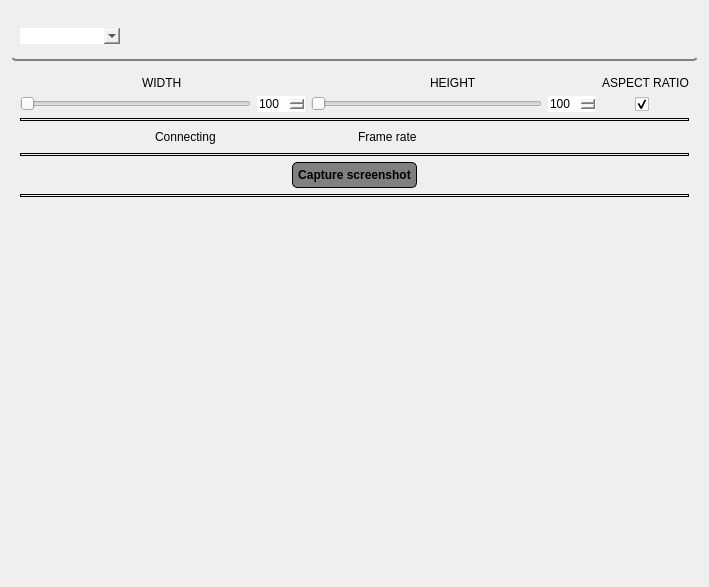
<?xml version="1.0" encoding="UTF-8"?>
<ui version="4.0">
 <class>Form</class>
 <widget class="QWidget" name="Form">
  <property name="geometry">
   <rect>
    <x>0</x>
    <y>0</y>
    <width>709</width>
    <height>587</height>
   </rect>
  </property>
  <property name="maximumSize">
   <size>
    <width>16777215</width>
    <height>16777215</height>
   </size>
  </property>
  <property name="windowTitle">
   <string>Form</string>
  </property>
  <property name="styleSheet">
   <string notr="true">border:none</string>
  </property>
  <layout class="QVBoxLayout" name="verticalLayout">
   <item alignment="Qt::AlignTop">
    <widget class="QGroupBox" name="groupBox">
     <property name="minimumSize">
      <size>
       <width>0</width>
       <height>50</height>
      </size>
     </property>
     <property name="maximumSize">
      <size>
       <width>16777215</width>
       <height>50</height>
      </size>
     </property>
     <property name="styleSheet">
      <string notr="true"> QGroupBox {
 background-color: qlineargradient(x1: 0, y1: 0, x2: 0, y2: 1,
                                   stop: 0 #edb514, stop: 1 #ea4000);
 border-bottom: 2px solid gray;
 border-radius: 5px;
 margin-top: 0; /* leave space at the top for the title */
}</string>
     </property>
     <property name="title">
      <string/>
     </property>
     <layout class="QHBoxLayout" name="horizontalLayout">
      <item>
       <widget class="QComboBox" name="comboBox">
        <property name="minimumSize">
         <size>
          <width>100</width>
          <height>0</height>
         </size>
        </property>
        <property name="maximumSize">
         <size>
          <width>300</width>
          <height>16777215</height>
         </size>
        </property>
       </widget>
      </item>
      <item>
       <spacer name="horizontalSpacer">
        <property name="orientation">
         <enum>Qt::Horizontal</enum>
        </property>
        <property name="sizeHint" stdset="0">
         <size>
          <width>40</width>
          <height>20</height>
         </size>
        </property>
       </spacer>
      </item>
      <item>
       <widget class="QPushButton" name="settingsButtonUI">
        <property name="minimumSize">
         <size>
          <width>15</width>
          <height>15</height>
         </size>
        </property>
        <property name="maximumSize">
         <size>
          <width>40</width>
          <height>40</height>
         </size>
        </property>
        <property name="cursor">
         <cursorShape>PointingHandCursor</cursorShape>
        </property>
        <property name="autoFillBackground">
         <bool>false</bool>
        </property>
        <property name="styleSheet">
         <string notr="true">border: none;
background-color:none;</string>
        </property>
        <property name="text">
         <string/>
        </property>
        <property name="icon">
         <iconset>
          <normaloff>imgs/settings1.png</normaloff>imgs/settings1.png</iconset>
        </property>
       </widget>
      </item>
     </layout>
    </widget>
   </item>
   <item>
    <widget class="QScrollArea" name="scrollArea">
     <property name="widgetResizable">
      <bool>true</bool>
     </property>
     <widget class="QWidget" name="scrollAreaWidgetContents_2">
      <property name="geometry">
       <rect>
        <x>0</x>
        <y>0</y>
        <width>691</width>
        <height>513</height>
       </rect>
      </property>
      <layout class="QVBoxLayout" name="verticalLayout_2">
       <item>
        <layout class="QHBoxLayout" name="horizontalLayout_3">
         <item>
          <layout class="QVBoxLayout" name="verticalLayout_7">
           <item alignment="Qt::AlignHCenter">
            <widget class="QLabel" name="label_2">
             <property name="maximumSize">
              <size>
               <width>16777215</width>
               <height>20</height>
              </size>
             </property>
             <property name="text">
              <string>WIDTH</string>
             </property>
            </widget>
           </item>
           <item>
            <layout class="QHBoxLayout" name="horizontalLayout_6">
             <item>
              <widget class="QSlider" name="imageWidthSliderUI">
               <property name="minimum">
                <number>100</number>
               </property>
               <property name="maximum">
                <number>3280</number>
               </property>
               <property name="orientation">
                <enum>Qt::Horizontal</enum>
               </property>
              </widget>
             </item>
             <item>
              <widget class="QSpinBox" name="imageWidthSpinBoxUI">
               <property name="minimum">
                <number>100</number>
               </property>
               <property name="maximum">
                <number>3280</number>
               </property>
              </widget>
             </item>
            </layout>
           </item>
          </layout>
         </item>
         <item>
          <layout class="QVBoxLayout" name="verticalLayout_8">
           <item alignment="Qt::AlignHCenter">
            <widget class="QLabel" name="label">
             <property name="minimumSize">
              <size>
               <width>0</width>
               <height>0</height>
              </size>
             </property>
             <property name="maximumSize">
              <size>
               <width>16777215</width>
               <height>20</height>
              </size>
             </property>
             <property name="text">
              <string>HEIGHT</string>
             </property>
            </widget>
           </item>
           <item>
            <layout class="QHBoxLayout" name="horizontalLayout_5">
             <item>
              <widget class="QSlider" name="imageHeightSliderUI">
               <property name="minimum">
                <number>100</number>
               </property>
               <property name="maximum">
                <number>2464</number>
               </property>
               <property name="orientation">
                <enum>Qt::Horizontal</enum>
               </property>
              </widget>
             </item>
             <item>
              <widget class="QSpinBox" name="imageHeightSpinBoxUI">
               <property name="minimum">
                <number>100</number>
               </property>
               <property name="maximum">
                <number>2464</number>
               </property>
              </widget>
             </item>
            </layout>
           </item>
          </layout>
         </item>
         <item>
          <layout class="QVBoxLayout" name="verticalLayout_5">
           <item alignment="Qt::AlignTop">
            <widget class="QLabel" name="label_3">
             <property name="maximumSize">
              <size>
               <width>16777215</width>
               <height>20</height>
              </size>
             </property>
             <property name="text">
              <string>&lt;html&gt;&lt;head/&gt;&lt;body&gt;&lt;p&gt;ASPECT RATIO&lt;/p&gt;&lt;/body&gt;&lt;/html&gt;</string>
             </property>
            </widget>
           </item>
           <item>
            <layout class="QVBoxLayout" name="verticalLayout_6">
             <item alignment="Qt::AlignHCenter|Qt::AlignVCenter">
              <widget class="QCheckBox" name="aspectRatioCheckBoxUI">
               <property name="text">
                <string/>
               </property>
               <property name="checked">
                <bool>true</bool>
               </property>
              </widget>
             </item>
            </layout>
           </item>
          </layout>
         </item>
         <item>
          <layout class="QVBoxLayout" name="verticalLayout_3"/>
         </item>
        </layout>
       </item>
       <item>
        <widget class="Line" name="line">
         <property name="styleSheet">
          <string notr="true">border: 1px solid black;</string>
         </property>
         <property name="lineWidth">
          <number>0</number>
         </property>
         <property name="midLineWidth">
          <number>0</number>
         </property>
         <property name="orientation">
          <enum>Qt::Horizontal</enum>
         </property>
        </widget>
       </item>
       <item>
        <layout class="QHBoxLayout" name="horizontalLayout_2">
         <item alignment="Qt::AlignHCenter">
          <widget class="QLabel" name="counterLabelUI">
           <property name="maximumSize">
            <size>
             <width>16777215</width>
             <height>20</height>
            </size>
           </property>
           <property name="text">
            <string>Connecting</string>
           </property>
          </widget>
         </item>
         <item>
          <widget class="QLabel" name="displayFramerateUI">
           <property name="maximumSize">
            <size>
             <width>16777215</width>
             <height>20</height>
            </size>
           </property>
           <property name="text">
            <string>Frame rate</string>
           </property>
          </widget>
         </item>
        </layout>
       </item>
       <item>
        <widget class="Line" name="line_2">
         <property name="styleSheet">
          <string notr="true">border: 1px solid black;</string>
         </property>
         <property name="orientation">
          <enum>Qt::Horizontal</enum>
         </property>
        </widget>
       </item>
       <item>
        <layout class="QHBoxLayout" name="horizontalLayout_7">
         <item alignment="Qt::AlignHCenter">
          <widget class="QPushButton" name="screenshotButtonUI">
           <property name="cursor">
            <cursorShape>PointingHandCursor</cursorShape>
           </property>
           <property name="styleSheet">
            <string notr="true">font-weight: bold; border: 1px solid black;
border-radius: 5px;
padding: 5px;
background: gray;</string>
           </property>
           <property name="text">
            <string>Capture screenshot</string>
           </property>
          </widget>
         </item>
        </layout>
       </item>
       <item>
        <widget class="Line" name="line_3">
         <property name="styleSheet">
          <string notr="true">border: 1px solid black;</string>
         </property>
         <property name="orientation">
          <enum>Qt::Horizontal</enum>
         </property>
        </widget>
       </item>
       <item>
        <widget class="QGroupBox" name="groupBox_2">
         <property name="title">
          <string/>
         </property>
         <layout class="QVBoxLayout" name="verticalLayout_4">
          <item>
           <widget class="QLabel" name="cameraStreamDisplayUI">
            <property name="minimumSize">
             <size>
              <width>100</width>
              <height>100</height>
             </size>
            </property>
            <property name="styleSheet">
             <string notr="true"/>
            </property>
            <property name="text">
             <string/>
            </property>
           </widget>
          </item>
         </layout>
        </widget>
       </item>
      </layout>
     </widget>
    </widget>
   </item>
  </layout>
 </widget>
 <resources/>
 <connections/>
</ui>
